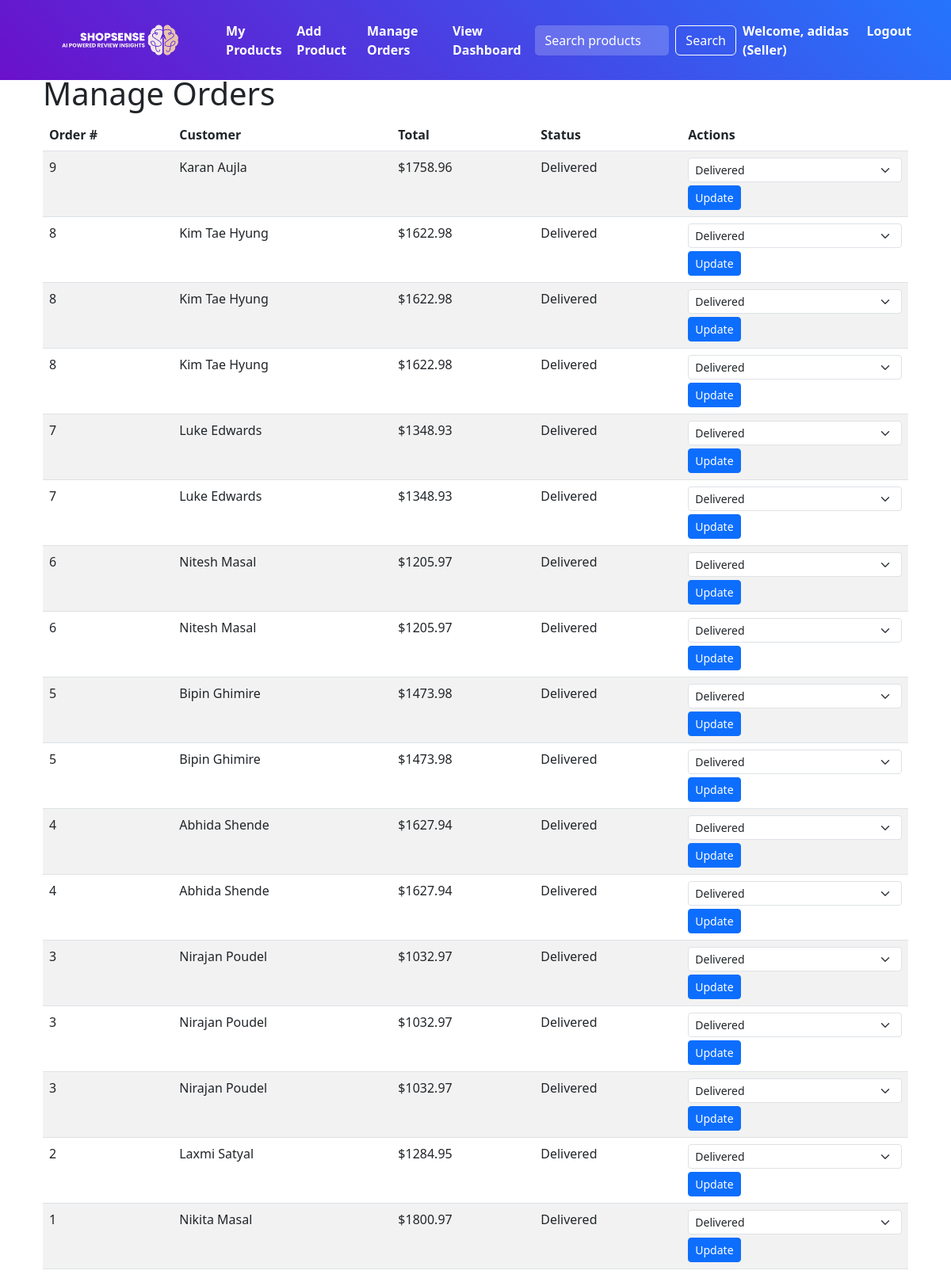
The page /products/orders/ (signed in) on the database as committed earlier.
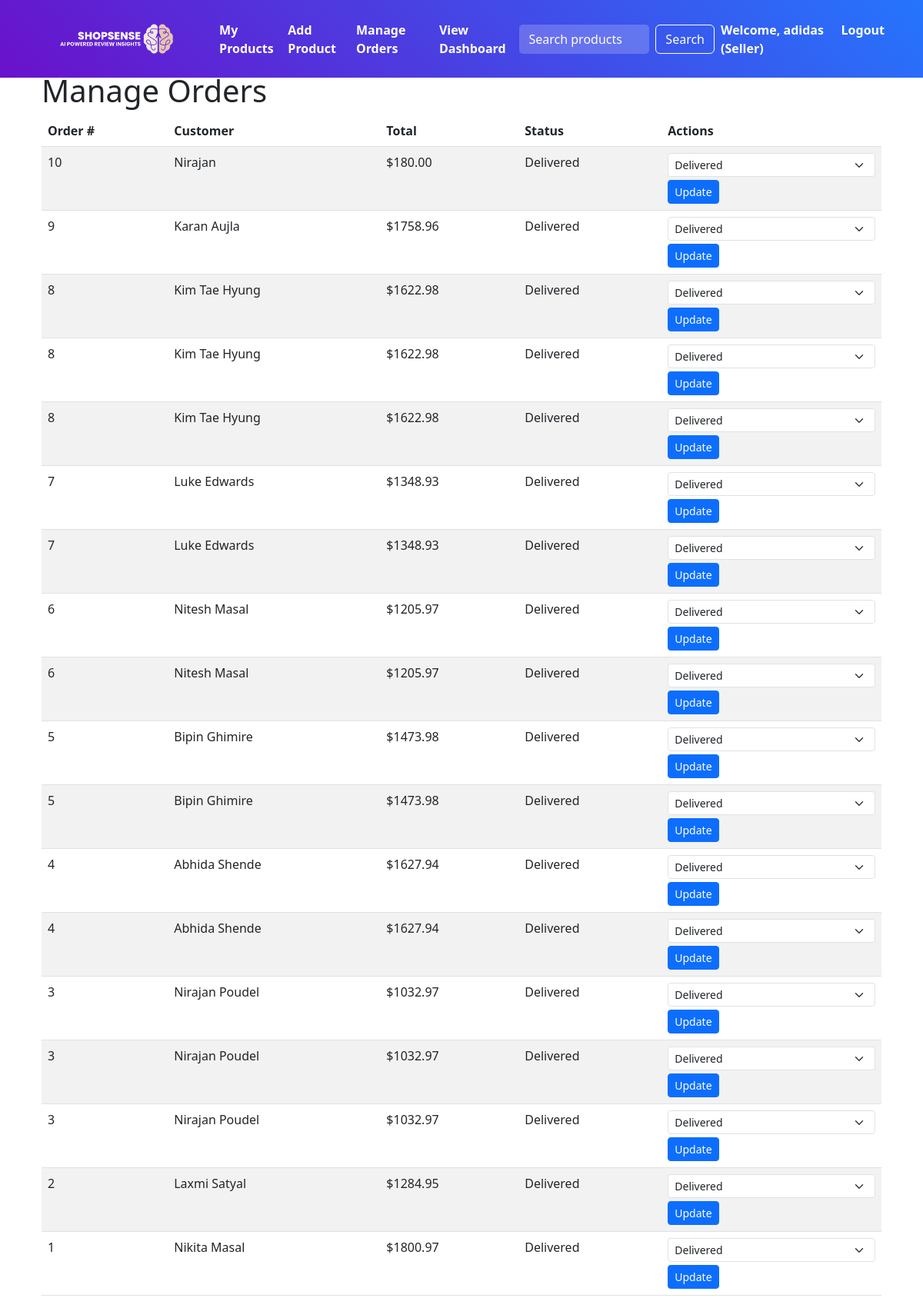
The same page on the database as committed later.
### cart/models.py (models this page shows, shortened)
class Order(models.Model):
    STATUS_CHOICES = (
        ('pending', 'Pending'),
        ('processing', 'Processing'),
        ('shipped', 'Shipped'),
        ('delivered', 'Delivered'),
        ('canceled', 'Canceled'),
    )
    user = models.ForeignKey(settings.AUTH_USER_MODEL, on_delete=models.CASCADE)
    full_name = models.CharField(max_length=100)
    email = models.EmailField()
    address = models.CharField(max_length=250)
    city = models.CharField(max_length=100)
    state = models.CharField(max_length=100)
    zip_code = models.CharField(max_length=20)
    total_price = models.DecimalField(max_digits=10, decimal_places=2)
    status = models.CharField(max_length=20, choices=STATUS_CHOICES, default='pending')
    created_at = models.DateTimeField(auto_now_add=True)
    updated_at = models.DateTimeField(auto_now=True)

### products/views.py (the view)
# urls.py: path('orders/', views.seller_orders, name='seller_orders'),
@login_required
def seller_orders(request):
    if not request.user.is_seller():
        return HttpResponseForbidden("Only sellers can view this page")
    orders = Order.objects.filter(items__product__seller=request.user).order_by('-id')
    return render(request, 'products/seller_orders.html', {'orders': orders})

### accounts/models.py (called while the page is built)
    def is_seller(self):
        return self.user_type == 'seller'

    def is_customer(self):
        return self.user_type == 'customer'

### products/templates/products/seller_orders.html (shortened to what this page needs)
{% extends 'base.html' %}
{% block content %}
<div class="container">
    <h1>Manage Orders</h1>
    {% if orders %}
        <table class="table table-striped">
            <thead>
                <tr>
                    <th>Order #</th>
                    <th>Customer</th>
                    <th>Total</th>
                    <th>Status</th>
                    <th>Actions</th>
                </tr>
            </thead>
            <tbody>
                {% for order in orders %}
                <tr>
                    <td>{{ order.id }}</td>
                    <td>{{ order.full_name }}</td>
                    <td>${{ order.total_price }}</td>
                    <td>{{ order.get_status_display }}</td>
                    <td>
                        <form method="post" action="{% url 'products:update_order_status' order.id %}">
                            <select name="status" class="form-select form-select-sm">
                                {% for key, value in order.STATUS_CHOICES %}
                                <option value="{{ key }}" {% if order.status == key %}selected{% endif %}>
                                    {{ value }}
                                </option>
                                {% endfor %}
                            </select>
                            <button type="submit" class="btn btn-sm btn-primary mt-1">Update</button>
                        </form>
                    </td>
                </tr>
                {% endfor %}
            </tbody>
        </table>
    {% else %}
        <p class="alert alert-info">No orders found for your products.</p>
    {% endif %}
</div>
{% endblock %}

Rows that differ between the two databases and show on the page:
added Order: id "10", full_name "Nirajan", total_price "180.00", status "Delivered"
